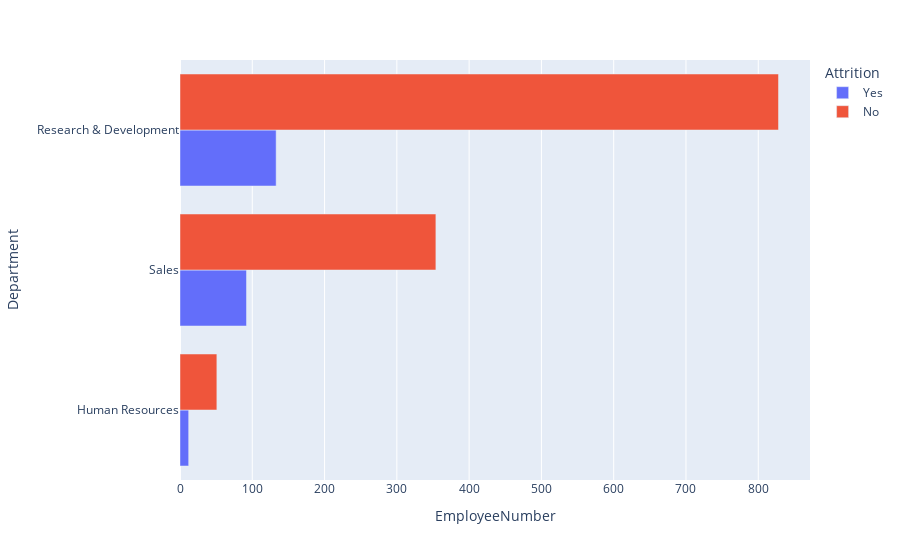

This figure's notebook cell:
### Code cell
# visualisasikan
px.bar(attrition_agg.sort_values('EmployeeNumber'),
       x='EmployeeNumber',
       y='Department',
       color='Attrition',
       orientation='h',
       barmode = 'group',
      )

### Figure 1 — Plotly figure (JSON) as saved in the notebook; plotly's stock layout.template omitted (floating-point values rounded to 4 significant figures)
{"data": [{"alignmentgroup": "True", "hovertemplate": "Attrition=Yes<br>EmployeeNumber=%{x}<br>Department=%{y}<extra></extra>", "legendgroup": "Yes", "marker": {"color": "#636efa", "pattern": {"shape": ""}}, "name": "Yes", "offsetgroup": "Yes", "orientation": "h", "showlegend": true, "textposition": "auto", "type": "bar", "x": [12, 92, 133], "xaxis": "x", "y": ["Human Resources", "Sales", "Research & Development"], "yaxis": "y"}, {"alignmentgroup": "True", "hovertemplate": "Attrition=No<br>EmployeeNumber=%{x}<br>Department=%{y}<extra></extra>", "legendgroup": "No", "marker": {"color": "#EF553B", "pattern": {"shape": ""}}, "name": "No", "offsetgroup": "No", "orientation": "h", "showlegend": true, "textposition": "auto", "type": "bar", "x": [51, 354, 828], "xaxis": "x", "y": ["Human Resources", "Sales", "Research & Development"], "yaxis": "y"}], "layout": {"barmode": "group", "legend": {"title": {"text": "Attrition"}, "tracegroupgap": 0}, "margin": {"t": 60}, "xaxis": {"anchor": "y", "domain": [0, 1], "title": {"text": "EmployeeNumber"}}, "yaxis": {"anchor": "x", "domain": [0, 1], "title": {"text": "Department"}}}}
